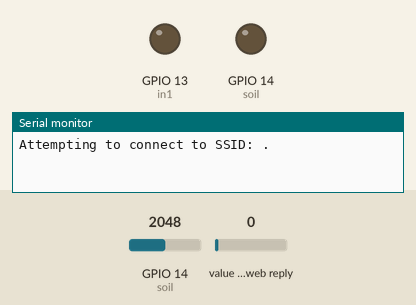
Simulated run of this sketch. Board: ESP32. Shown: output pins drawn as LEDs (lit = HIGH), the last lines printed to the serial monitor. The inputs (shaded band) are chosen by the test bench; at power-on: GPIO 14 (soil) = 2048, value in the web reply 0. WiFi joins after 1.5 s; servers stay silent unless stated; web services answer with replies made up by the test bench.

Above: at 0.1 s.
At 26.7 s:
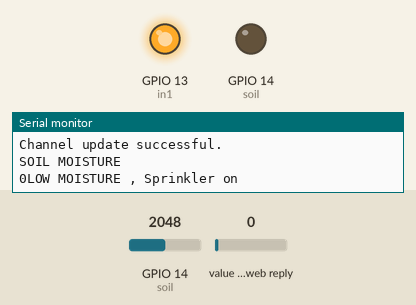
Timing chart, 0 to 28.2 s (numbered marks = the images above):
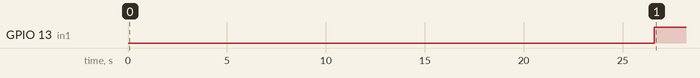

Measured:
- by itself, GPIO 13 (in1): LOW → HIGH at 26.6 s

The sketch:

smart_sprinkler_mobile_app.ino
```cpp
#include<WiFi.h>
#include <ThingSpeak.h>

int soil=14;
int value1;
int in1=13;
int in2=14;

char ssid[] = "LG";   // your network SSID (name)
char pass[] = "getjar123";

WiFiClient client;

unsigned long myChannelNumber =  1694153;
const char * myWriteAPIKey = "JBJTPW5BW5C2FWSC";
const char * myReadAPIKey = "EJTTT1S8LKVB6WIW";

void setup() {
  // put your setup code here, to run once:
  WiFi.mode(WIFI_STA);
  Serial.begin(115200);
  ThingSpeak.begin(client);

  pinMode(soil,INPUT);
  pinMode(in1,OUTPUT);
  pinMode(in2,OUTPUT);

}
void loop(){

    if(WiFi.status() != WL_CONNECTED){
    Serial.print("Attempting to connect to SSID: ");

    while(WiFi.status() != WL_CONNECTED){
      WiFi.begin(ssid, pass);  // Connect to WPA/WPA2 network. Change this line if using open or WEP network
      Serial.print(".");
      delay(5000);
    }
    Serial.println("\nConnected.");
  }

  value1=analogRead(soil);

  ThingSpeak.setField(1, value1);
  int x = ThingSpeak.writeFields(myChannelNumber, myWriteAPIKey);
  if(x == 200){
    Serial.println("Channel update successful.");
  }
  else{
    Serial.println("Problem updating channel. HTTP error code " + String(x));
  }
  delay(20000);

  int a = ThingSpeak.readIntField(myChannelNumber, 1, myReadAPIKey);
  Serial.println("SOIL MOISTURE");
  Serial.print(a);
  delay(1000);


   if (a<600){
   digitalWrite(in1,HIGH);
   digitalWrite(in2,LOW);
   Serial.println("LOW MOISTURE , Sprinkler on");
   delay(1000);
   }
    else{
   digitalWrite(in1,LOW);
   digitalWrite(in2,LOW);
   Serial.println("STOP , sprinkler off");
   delay(1000);
   }


}
```
